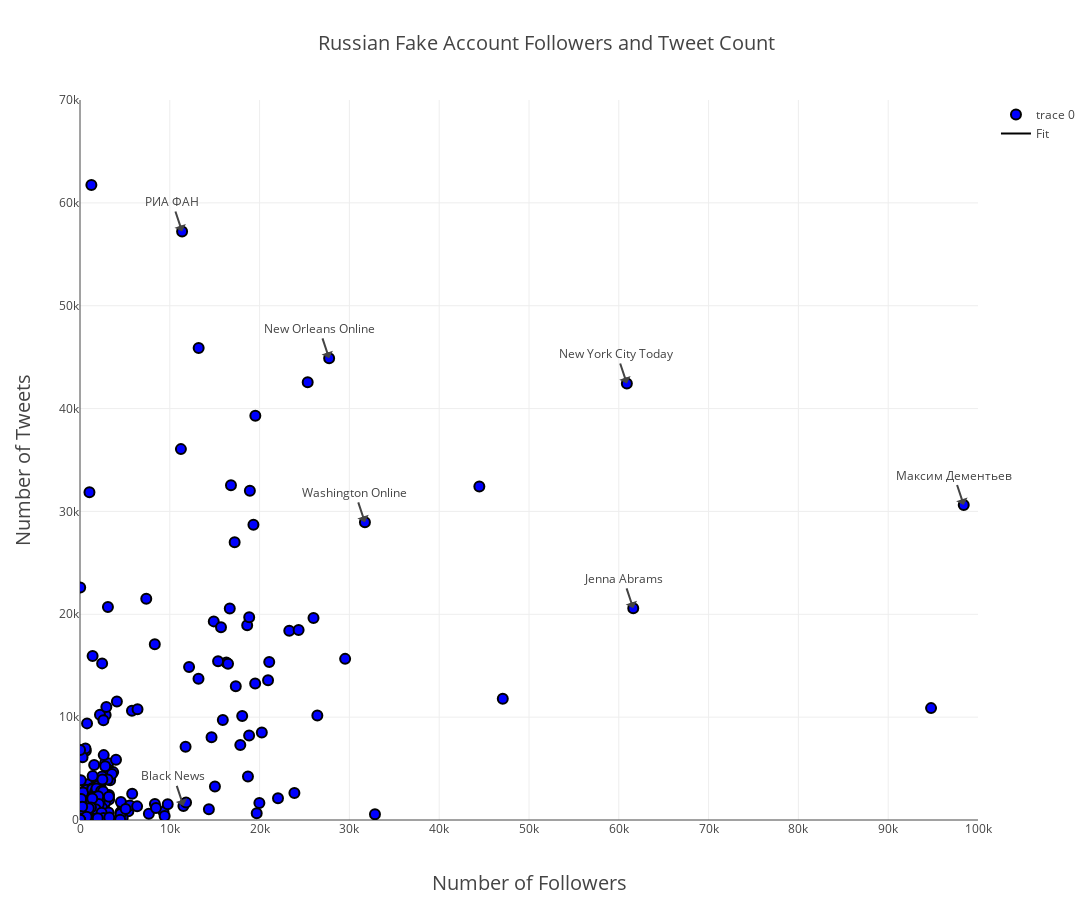

Notebook cell for this chart:
### Code cell
trace = go.Scatter(
    x = users.followers_count,
    y = users.statuses_count,
    mode = 'markers',
    text = users.name,
    marker = dict(size = 10,
        color = 'blue',
        line = dict(
            width = 2,
            color = 'rgb(0, 0, 0)'
        ))
)

trace2 = go.Scatter(
                  x=users.followers_count,
                  y=line,
                  mode='lines',
                  marker=go.Marker(color='black'),
                  name='Fit'
                  )

data = [trace, trace2]

layout = go.Layout(
    title = "Russian Fake Account Followers and Tweet Count",
    xaxis=dict(
            title='Number of Followers',
            dtick=10000,
            range=[0, 100000],
            titlefont=dict(
            size=20,
        )
    ),
   
    yaxis = dict(
        title='Number of Tweets',
        range=[0, 70000],
        titlefont=dict(
            size=20,
        )
    ),
    
    annotations=[dict(y=20576,x=61609,xref='x',
            yref='y',text='Jenna Abrams'),
                dict(y=42438,x=60897,xref='x',
            yref='y',text='New York City Today'),
                dict(y=44882,x=27745,xref='x',
            yref='y',text='New Orleans Online'),
                dict(x=98412,y=30624,xref='x',
            yref='y',text='Максим Дементьев'),
                dict(y=1370,x=11518,xref='x',
            yref='y',text='Black News'),
                dict(y=57212,x=11370,xref='x',
            yref='y',text='РИА ФАН'),
                dict(y=28939,x=31729,xref='x',
            yref='y',text='Washington Online')]
)
fig = go.Figure(data=data, layout=layout)
fig['layout'].update(height=900, width=1200, titlefont=dict(size=20))
iplot(fig)

### Figure 1 — Plotly figure (JSON) as saved in the notebook; plotly's stock layout.template omitted (floating-point values rounded to 4 significant figures; data arrays with more than 128 entries replaced by an {"elided": "..."} marker saying what was removed)
{"data": [{"marker": {"color": "blue", "line": {"color": "rgb(0, 0, 0)", "width": 2}, "size": 10}, "mode": "markers", "text": {"elided": "453 str values"}, "type": "scatter", "x": {"elided": "453 int values"}, "y": {"elided": "453 int values"}}, {"marker": {"color": "black"}, "mode": "lines", "name": "Fit", "type": "scatter", "x": {"elided": "453 int values"}, "y": {"elided": "453 null values"}}], "layout": {"annotations": [{"text": "Jenna Abrams", "x": 61609, "xref": "x", "y": 20576, "yref": "y"}, {"text": "New York City Today", "x": 60897, "xref": "x", "y": 42438, "yref": "y"}, {"text": "New Orleans Online", "x": 27745, "xref": "x", "y": 44882, "yref": "y"}, {"text": "Максим Дементьев", "x": 98412, "xref": "x", "y": 30624, "yref": "y"}, {"text": "Black News", "x": 11518, "xref": "x", "y": 1370, "yref": "y"}, {"text": "РИА ФАН", "x": 11370, "xref": "x", "y": 57212, "yref": "y"}, {"text": "Washington Online", "x": 31729, "xref": "x", "y": 28939, "yref": "y"}], "height": 900, "title": "Russian Fake Account Followers and Tweet Count", "titlefont": {"size": 20}, "width": 1200, "xaxis": {"dtick": 10000, "range": [0, 100000], "title": "Number of Followers", "titlefont": {"size": 20}}, "yaxis": {"range": [0, 70000], "title": "Number of Tweets", "titlefont": {"size": 20}}}}
